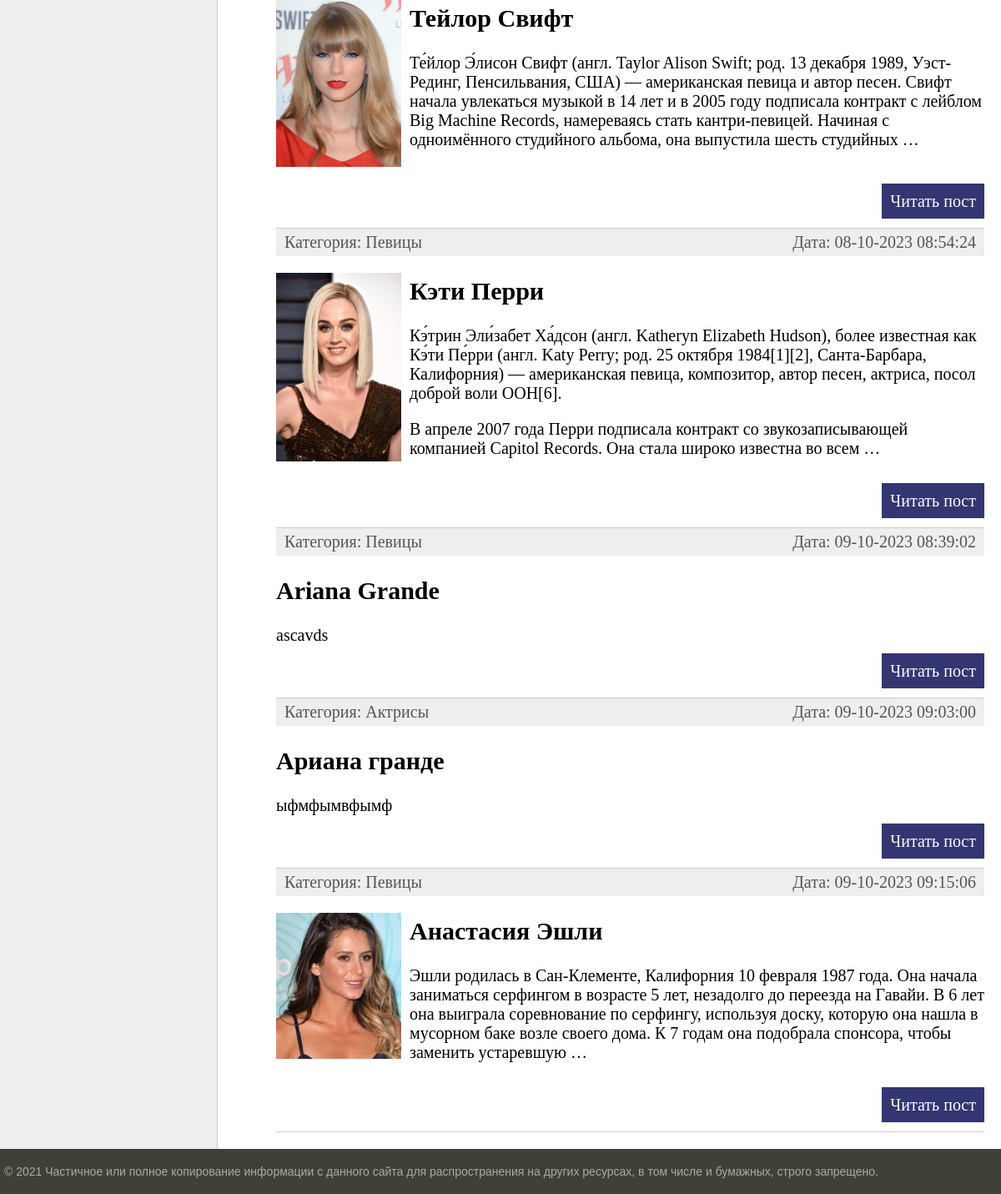
The app's page / (lower part), older data.
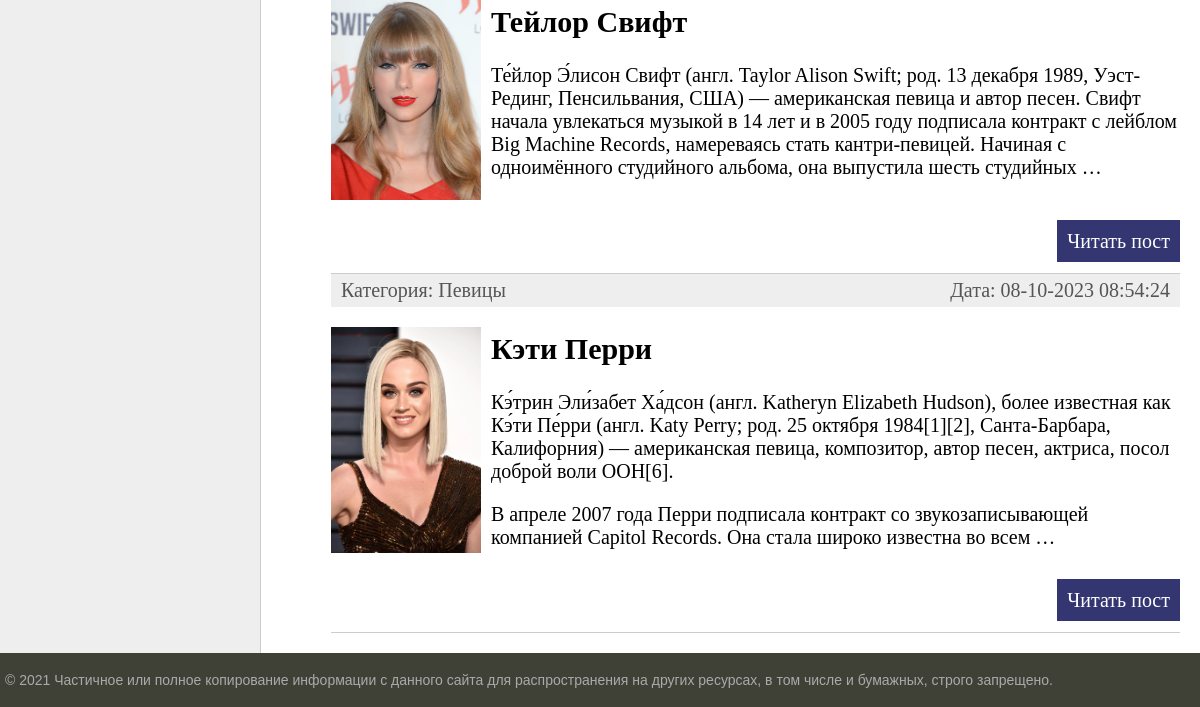
The same page, newer data.
### women/models.py (models this page shows, shortened)
class Women(models.Model):
    title = models.CharField(max_length=255, verbose_name='Заголовок')
    slug = models.SlugField(max_length=255, unique=True, db_index=True, verbose_name="URL")
    content = models.TextField(blank=True, verbose_name='Текст статьи')
    photo = models.ImageField(upload_to='photos /%Y/%m/%d/', verbose_name='Фото')
    time_create = models.DateTimeField(auto_now_add=True, verbose_name='Время создания')
    time_update = models.DateTimeField(auto_now=True, verbose_name='Время обнавления')
    is_published = models.BooleanField(default=True, verbose_name='Публикация')
    cat = models.ForeignKey('Category', on_delete=models.PROTECT, verbose_name='Категории')
    def get_absolute_url(self):
        return reverse('post', kwargs={'post_slug': self.slug})
    class Meta: #настройка вклдаки с сайтом в админке
        verbose_name='Известные женщины'
        verbose_name_plural='Известные женщины'
        ordering = ['time_create', 'title'] #сортировка данных по алфавиту

class Category(models.Model):
    name = models.CharField(max_length=100, db_index=True, verbose_name='Категория')
    slug = models.SlugField(max_length=255, unique=True, db_index=True, verbose_name="URL")
    def __str__(self):
        return self.name
    def get_absolute_url(self):
        return reverse('category', kwargs={'cat_slug': self.slug})
    class Meta: #настройка вклдаки с сайтом в админке
        verbose_name='категорию'
        verbose_name_plural='Категории'

### women/views.py (the view)
# urls.py: path('', WomenHome.as_view(), name='home'), # http://127.0.0.1:8000
class WomenHome(ListView):
    model = Women
    template_name = 'women/index.html'
    def get_context_data(self, *, object_list=None, **kwargs: Any):
        context = super().get_context_data(**kwargs)
        context['menu'] = menu
        context['title'] = 'Главная страница'
        context['cat_selected'] = 0
        return context

### women/templatetags/women_tags.py (called while the page is built)
@register.inclusion_tag('women/list_categories.html')
def show_categories(sort = None, cat_selected = 0):
    if not sort:
        cats = Category.objects.all()
    else:
        cats = Category.objects.order_by(sort)
    return {'cats': cats, 'cat_selected': cat_selected}

@register.inclusion_tag('women/list_posts.html')
def show_posts(filter=None):
    if not filter:
        posts = Women.objects.filter(is_published=True)
    else:
        posts = Women.objects.filter(cat_id=filter, is_published=True)
    if len(posts) == 0:
        raise Http404
    return {'posts': posts}

### women/templates/women/index.html (shortened to what this page needs)
{% extends 'women/base.html' %}
{% load women_tags %}
{%block content%}
<ul class="list-articles">
    {% show_posts cat_selected %}
</ul>
{%endblock%}

### women/templates/women/list_posts.html (shortened to what this page needs)
{%for p in posts%}
    <li><div class="article-panel">
    <p class="first">Категория: {{p.cat}}</p>
    <p class="last">Дата: {{p.time_update|date:"d-m-Y H:i:s"}}</p>
    </div>
    {% if p.photo %}
    <p><img class="img-article-left thumb" src="{{p.photo.url}}"></p>
    {% endif %}
    <h2>{{p.title}}</h2>
    <p>{{p.content | linebreaks | truncatewords:50}}</p>
    <p class="link-read-post"><a href="{{ p.get_absolute_url }}">Читать пост</a></p>
    </li>
{%endfor%}

Row changes from the older to the newer data that the page shows:
no longer on this page (row edited): Women: cat "Певицы", time_update "09-10-2023 08:39:02", title "Ariana Grande", content "ascavds"
no longer on this page (row edited): Women: cat "Актрисы", time_update "09-10-2023 09:03:00", title "Ариана гранде", content "ыфмфымвфымф"
no longer on this page (row edited): Women: cat "Певицы", time_update "09-10-2023 09:15:06", photo (picture), title "Анастасия Эшли", content "Эшли родилась в Сан-Клементе, Калифорния 10 февраля 1987 года. Она начала заниматься серфингом в возрасте 5 лет, незадолго до переезда на Гавайи. В 6 лет она выиграла соревнование по серфингу, используя доску, которую она нашла в мусорном баке возле своего дома. К 7 годам она подобрала спонсора, чтобы заменить устаревшую …"
